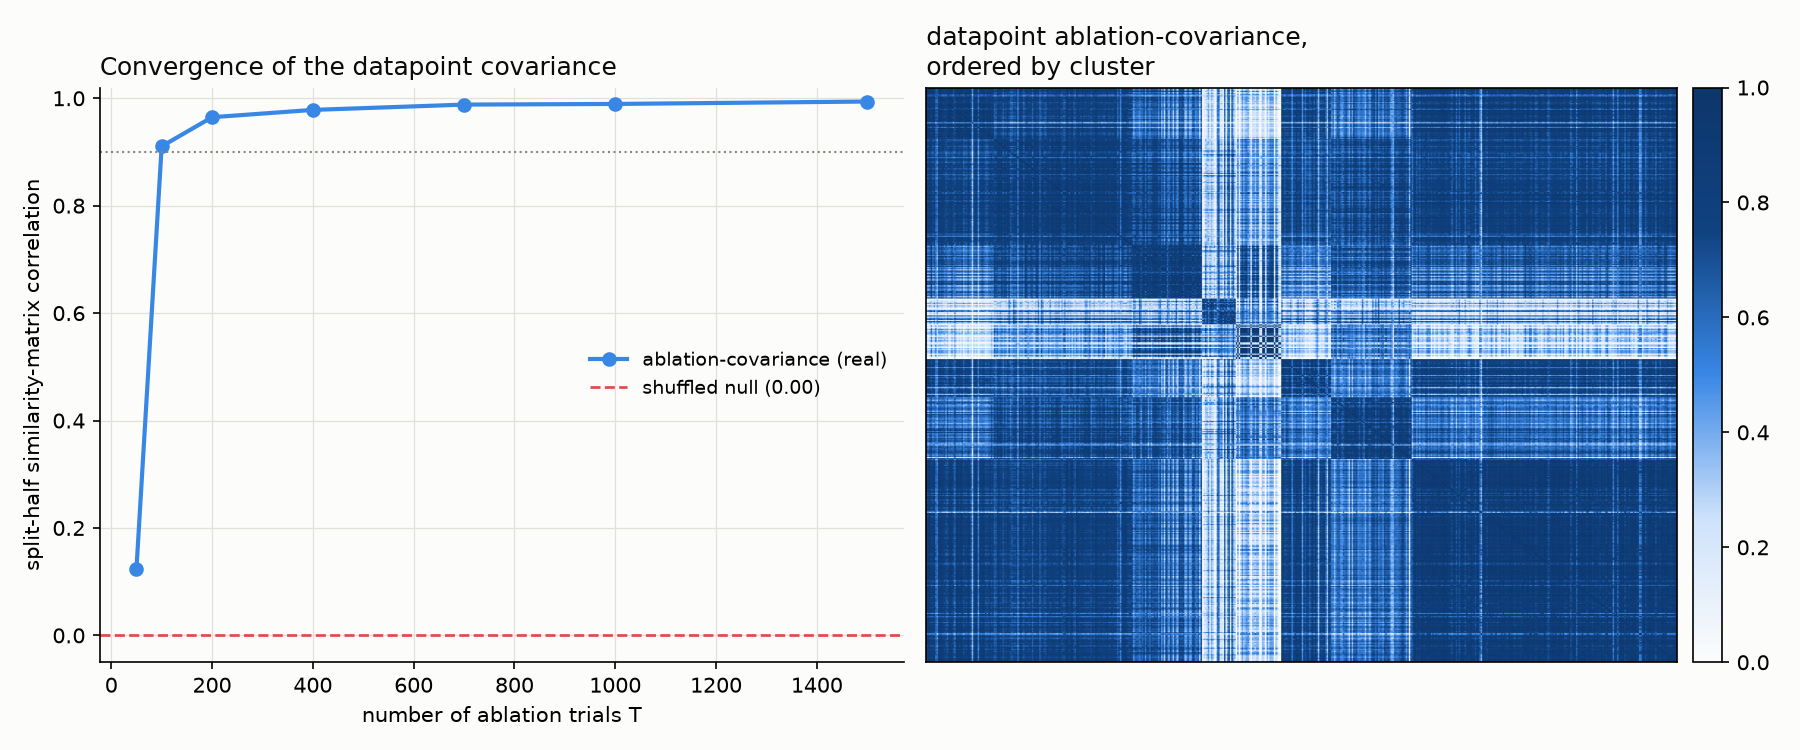

This chart was generated by the following Python code:
"""CLUSTER ABLATION COVARIANCE (the user's actual proposed method, never
run here -- prior clustering was on output DIRECTIONS, not ablation
damage). Procedure:
  1. A-SVD of mlp1.Down -> top-M output components (A[:,k], B[k,:]).
  2. For T random small subsets S (|S|=s) of the M components, ABLATE S
     (remove those rank-1 terms) and record, PER DATAPOINT (token):
       - MSE damage = ||removed MLP-output contribution||^2  (no forward,
         cheap -- rank-s: (G@B[S].T)@A[:,S].T);
       - CE damage = per-token CE(ablated Down) - CE(full)  (forward).
  3. This gives a loss-by-datapoint matrix L (T x N). COVARIANCE across
     datapoints (how tokens co-vary in damage across trials) is the
     clustering signal. Cluster datapoints by their loss-response vectors.
  4. CONVERGENCE: as T grows, does the datapoint-similarity (covariance)
     matrix stabilize? Metric = split-half Frobenius correlation of the
     similarity matrix vs T. Plot it. Run enough datapoints (N) and trials
     (T=pairs) to plateau.
  5. Compare the ablation-covariance clustering to (a) the CE version, (b)
     the earlier output-direction k-means (704) via ARI -- does the user's
     method find the same structure?

REGISTERED PREDICTIONS:
  (0) SANITY: MSE-damage and CE-damage per datapoint are positively
      correlated (removing a token's output raises its CE);
  (a) CONVERGENCE: the split-half similarity-matrix correlation rises with
      T and plateaus >=0.9 by T<=1500 -- report the curve and the plateau T;
  (b) STRUCTURE: the ablation-covariance clustering agrees with the output-
      direction clustering above chance (ARI >= 0.15) -- the two methods
      find related token structure; report the ARI (and the clusters);
  NULL: shuffling each datapoint's loss vector independently destroys the
      covariance block structure (split-half corr ~ 0)."""
import json, time, sys, torch
import torch.nn.functional as F
import numpy as np
sys.path.insert(0, '/workspace/rspd')
import census_lib as cl
from bilin18_joint_removal import m, DEV
from collections import Counter

D = 1152; HID = 4608; LAYER = 1
PT = '/workspace/tensor_language/basis_aligned/bilinear_quotient/'
OUT = PT + 'cluster_ablation_covariance_results.json'
NFIT = 128          # 32k tokens for the A-SVD fit
NDATA = 8           # 2048 datapoints (tokens) for the loss matrix
M = 64              # top A-SVD components considered
S = 4               # subset size ablated per trial
T_MSE = 1500        # MSE trials (cheap)
T_CE = 120          # CE trials (forward)
KCL = 8


def asvd_fast(W, X, eps=1e-3):
    U, Sg, Vh = torch.linalg.svd(W @ X.T, full_matrices=False)
    A = U * Sg; N, din = X.shape
    if N >= din:
        G = X.T @ X; G.diagonal().add_(eps); B = torch.linalg.solve(G, (Vh @ X).T).T
    else:
        Gn = X @ X.T; Gn.diagonal().add_(eps); B = Vh @ torch.linalg.solve(Gn, X)
    return A, B


def kmeans(Xn, k, iters=30, seed=0):
    g = torch.Generator().manual_seed(seed)
    C = Xn[torch.randperm(Xn.shape[0], generator=g)[:k]].clone()
    for _ in range(iters):
        a = torch.cdist(Xn, C).argmin(1)
        for j in range(k):
            if (a == j).any(): C[j] = Xn[a == j].mean(0)
    return a


def ari(a, b):
    a = np.asarray(a); b = np.asarray(b); n = len(a)
    cont = {}
    for i in range(n): cont[(a[i], b[i])] = cont.get((a[i], b[i]), 0) + 1
    from collections import Counter as C2
    ca, cb = C2(a.tolist()), C2(b.tolist())
    sc = sum(v*(v-1)/2 for v in cont.values()); sa = sum(v*(v-1)/2 for v in ca.values())
    sb = sum(v*(v-1)/2 for v in cb.values()); tot = n*(n-1)/2; exp = sa*sb/tot
    return (sc - exp)/(0.5*(sa+sb) - exp + 1e-12)


@torch.no_grad()
def capture(rows, n, both=False):
    cap = []; toks = []
    h = (m.transformer.h[LAYER].mlp.Down.register_forward_pre_hook(
            lambda mo, inp: cap.append(inp[0].detach().float().reshape(-1, HID))))
    for i in range(0, n, 4):
        bb = rows[i:i+4, :257].to(DEV); idx = bb[:, :-1].contiguous()
        toks.append(idx.reshape(-1).cpu())
        x = F.rms_norm(m.transformer.wte(idx), (D,)); x0 = x; v1 = None
        for li, blk in enumerate(m.transformer.h): x, v1 = blk(x, v1, x0)
    h.remove()
    return torch.cat(cap, 0), torch.cat(toks, 0)


@torch.no_grad()
def per_tok_ce(rows, n, Wsub=None):
    mod = m.transformer.h[LAYER].mlp.Down; orig = mod.weight.data
    if Wsub is not None: mod.weight.data = Wsub.to(orig.dtype)
    out = []
    for i in range(0, n, 4):
        bb = rows[i:i+4, :257].to(DEV); idx = bb[:, :-1].contiguous(); tgt = bb[:, 1:].contiguous()
        x = F.rms_norm(m.transformer.wte(idx), (D,)); x0 = x; v1 = None
        for li, blk in enumerate(m.transformer.h): x, v1 = blk(x, v1, x0)
        lg = 30.0*torch.tanh(m.lm_head(F.rms_norm(x, (D,)))/30.0); lp = F.log_softmax(lg.float(), -1)
        out.append(F.nll_loss(lp.reshape(-1, lp.shape[-1]), tgt.reshape(-1), reduction='none').cpu())
    if Wsub is not None: mod.weight.data = orig
    return torch.cat(out).numpy()


def d1(t):
    try: return cl.d1(int(t))
    except Exception: return f'<{t}>'


@torch.no_grad()
def main():
    t0 = time.time()
    cl.use_state(PT + 'census_state_diverse.pt')
    allrows = cl.fineweb_rows(NFIT + NDATA)
    fit, dat = allrows[:NFIT], allrows[NFIT:NFIT+NDATA]
    W = m.transformer.h[LAYER].mlp.Down.weight.data.float().to(DEV)
    Xfit, _ = capture(fit, NFIT)
    A, B = asvd_fast(W, Xfit)
    A = A[:, :M].contiguous(); B = B[:M, :].contiguous()   # top-M components

    G, toks = capture(dat, NDATA); tk = toks.numpy(); N = G.shape[0]
    GB = G @ B.T                                            # (N, M): datapoint x component coeff
    print(f'N datapoints {N}, M components {M}, S={S}', flush=True)

    rng = np.random.default_rng(0)
    # MSE damage matrix (T_MSE x N) -- cheap, rank-S removed contribution
    Lmse = np.zeros((T_MSE, N), dtype=np.float32)
    subsets = []
    for t in range(T_MSE):
        Ssub = rng.choice(M, size=S, replace=False); subsets.append(Ssub)
        removed = (GB[:, Ssub]) @ A[:, Ssub].T             # (N, D)
        Lmse[t] = (removed.float() ** 2).sum(1).cpu().numpy()
    print(f'MSE damage matrix done ({time.time()-t0:.0f}s)', flush=True)

    # CE damage matrix (T_CE x N) -- forward per trial
    ce_full = per_tok_ce(dat, NDATA)
    Lce = np.zeros((T_CE, N), dtype=np.float32)
    for t in range(T_CE):
        Ssub = subsets[t]; keep = np.setdiff1d(np.arange(M), Ssub)
        Wsub = A[:, keep] @ B[keep, :]
        Lce[t] = per_tok_ce(dat, NDATA, Wsub) - ce_full
    print(f'CE damage matrix done ({time.time()-t0:.0f}s)', flush=True)

    # (0) sanity: MSE vs CE damage per datapoint (mean over shared trials)
    corr_mse_ce = float(np.corrcoef(Lmse[:T_CE].mean(0), Lce.mean(0))[0, 1])

    # convergence: split-half similarity-matrix correlation vs T (MSE)
    def simmat(L):
        Lc = L - L.mean(0, keepdims=True)
        Ln = Lc / (np.linalg.norm(Lc, axis=0, keepdims=True) + 1e-9)
        return Ln.T @ Ln                                   # (N,N) datapoint correlation
    Tgrid = [50, 100, 200, 400, 700, 1000, 1500]
    conv = []
    for T in Tgrid:
        idx = rng.permutation(T_MSE)[:T]
        h = T // 2
        SA = simmat(Lmse[idx[:h]]); SB = simmat(Lmse[idx[h:2*h]])
        iu = np.triu_indices(N, 1)
        conv.append(round(float(np.corrcoef(SA[iu], SB[iu])[0, 1]), 4))
    print(f'convergence (split-half sim corr) vs T={Tgrid}: {conv}', flush=True)

    # null: shuffle each datapoint's loss vector independently
    Lsh = Lmse.copy()
    for i in range(N): Lsh[:, i] = Lsh[rng.permutation(T_MSE), i]
    h = T_MSE // 2
    SA = simmat(Lsh[:h]); SB = simmat(Lsh[h:2*h]); iu = np.triu_indices(N, 1)
    null_conv = float(np.corrcoef(SA[iu], SB[iu])[0, 1])

    # cluster datapoints by loss-response (normalized columns), MSE & CE
    def cluster_by_loss(L):
        Lc = L - L.mean(0, keepdims=True)
        Ln = torch.tensor((Lc / (np.linalg.norm(Lc, axis=0, keepdims=True) + 1e-9)).T)  # (N,T)
        return kmeans(Ln, KCL).numpy()
    cl_mse = cluster_by_loss(Lmse); cl_ce = cluster_by_loss(Lce)
    # output-direction clustering (704 method) for comparison
    On = (G @ W.T); On = (On / On.norm(dim=1, keepdim=True).clamp_min(1e-9)).cpu()
    cl_dir = kmeans(On, KCL).numpy()
    ari_mse_ce = ari(cl_mse, cl_ce); ari_mse_dir = ari(cl_mse, cl_dir)

    print(f'\n(0) MSE-CE damage corr {corr_mse_ce:.3f}', flush=True)
    print(f'ARI(MSE-cluster, CE-cluster) {ari_mse_ce:.3f}', flush=True)
    print(f'ARI(MSE-cluster, output-dir cluster) {ari_mse_dir:.3f}', flush=True)
    print(f'NULL shuffled split-half corr {null_conv:.3f}', flush=True)
    for j in range(KCL):
        ex = [d1(t) for t, _ in Counter(tk[cl_mse == j].tolist()).most_common(5)]
        print(f'  MSE-cluster {j}: n={int((cl_mse==j).sum()):4d}  {ex}', flush=True)

    # convergence + covariance plots
    import matplotlib; matplotlib.use('Agg'); import matplotlib.pyplot as plt
    sys.path.insert(0, '/workspace/tensor_language')
    from palette import INK, SECONDARY, MUTED, GRID, SURFACE, BLUES
    fig, (ax1, ax2) = plt.subplots(1, 2, figsize=(12, 5)); fig.patch.set_facecolor(SURFACE)
    ax1.set_facecolor(SURFACE)
    ax1.plot(Tgrid, conv, 'o-', color='#3987e5', lw=2, label='ablation-covariance (real)')
    ax1.axhline(null_conv, color='#e34948', ls='--', lw=1.3, label=f'shuffled null ({null_conv:.2f})')
    ax1.axhline(0.9, color=MUTED, ls=':', lw=1)
    ax1.set_xlabel('number of ablation trials T'); ax1.set_ylabel('split-half similarity-matrix correlation')
    ax1.set_title('Convergence of the datapoint covariance', color=INK, loc='left', fontsize=12)
    ax1.set_ylim(-0.05, 1.02); ax1.legend(fontsize=9, frameon=False); ax1.grid(True, color=GRID, lw=0.6)
    for s in ['top', 'right']: ax1.spines[s].set_visible(False)
    # covariance heatmap ordered by MSE-cluster (subsample 512)
    order = np.argsort(cl_mse)[::max(1, N//512)]
    Scov = simmat(Lmse)[np.ix_(order, order)]
    ax2.set_facecolor(SURFACE)
    im = ax2.imshow(Scov, cmap=BLUES, vmin=0, vmax=1, aspect='auto')
    ax2.set_xticks([]); ax2.set_yticks([])
    ax2.set_title('datapoint ablation-covariance,\nordered by cluster', color=INK, loc='left', fontsize=12)
    fig.colorbar(im, ax=ax2, fraction=0.046, pad=0.02)
    fig.tight_layout(); fig.savefig(PT + 'cluster_ablation_covariance.png', dpi=150, facecolor=SURFACE)
    print('wrote cluster_ablation_covariance.png', flush=True)

    p0 = corr_mse_ce > 0.2
    pa = max(conv) >= 0.9
    pb = ari_mse_dir >= 0.15
    null_ok = null_conv < 0.2
    out = {'mse_ce_corr': round(corr_mse_ce, 4), 'convergence_T': Tgrid, 'convergence': conv,
           'null_convergence': round(null_conv, 4), 'ari_mse_ce': round(ari_mse_ce, 4),
           'ari_mse_dir': round(ari_mse_dir, 4), 'N': int(N), 'M': M, 'S': S,
           'T_mse': T_MSE, 'T_ce': T_CE, 'pred_0': bool(p0), 'pred_a_converge': bool(pa),
           'pred_b_agree': bool(pb), 'null_ok': bool(null_ok), 'runtime_s': time.time()-t0}
    json.dump(out, open(OUT, 'w'), indent=1)
    print(f'\n(a) converges>=0.9: {pa}; (b) agrees w/ output-dir (ARI>=0.15): {pb}; '
          f'(0) mse-ce corr>0.2: {p0}; NULL: {null_ok}', flush=True)
    print(f'wrote {OUT} ({out["runtime_s"]:.0f}s)')


if __name__ == '__main__':
    main()
